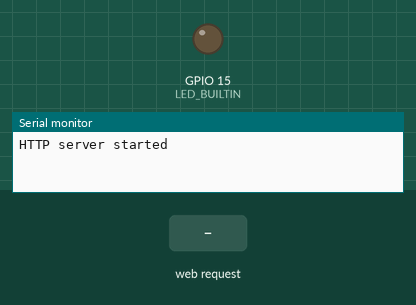
Recording of a sketch running on a simulated ESP32-S2. On the bench: output pins drawn as LEDs (lit = HIGH), the last lines printed to the serial monitor. The inputs (shaded band) are chosen by the test bench.

Above: at 2.4 s.
2.5 s: HTTP request GET /up received
At 3.7 s:
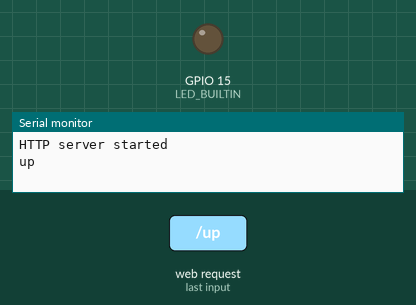
4.0 s: HTTP request GET /down received
At 5.0 s:
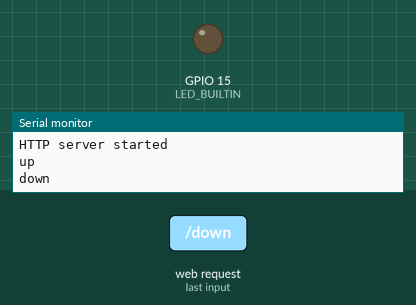
5.5 s: HTTP request GET /left received
At 6.2 s:
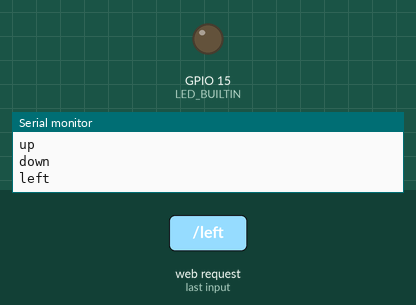
Timing chart, 0 to 8.5 s (numbered marks = the images above; inputs shaded):
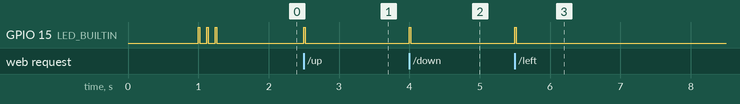

The sketch:

4_esp32s2_simple_wifi_webserver_accespoint.ino
```cpp
#include <WiFi.h>
#include <WebServer.h>

/* Put your SSID & Password */
const char* ssid = "Konsoleta";  // Enter SSID here
const char* password = "87654321";  //Enter Password here

/* Put IP Address details */
IPAddress local_ip(8,8,8,8);
IPAddress subnet(255,255,255,0);
WebServer server(80);

void setup() {
  WiFi.softAP(ssid);
  WiFi.softAPConfig(local_ip, local_ip, subnet);
  delay(1000);
  server.on("/up", handle_up_movement);
  server.on("/down", handle_down_movement);
  server.on("/left", handle_left_movement);
  server.on("/right", handle_right_movement);
  server.begin();
  Serial.println("HTTP server started");
  pinMode(LED_BUILTIN, OUTPUT);
  blink();
  delay(100);
  blink();
  delay(100);
  blink();
}
void loop() {
  server.handleClient();
}

void handle_up_movement() {
  Serial.println("up");
  server.send(200, "text/html", "up"); blink();
}

void handle_down_movement() {
  Serial.println("down");
  server.send(200, "text/html", "down"); blink();
}

void handle_left_movement() {
  Serial.println("left");
  server.send(200, "text/html", "left"); blink();
}

void handle_right_movement() {
  Serial.println("right");
  server.send(200, "text/html", "right"); blink();
}

void blink() {
  digitalWrite(LED_BUILTIN, HIGH);  // turn the LED on (HIGH is the voltage level)
  delay(20);                         // wait
  digitalWrite(LED_BUILTIN, LOW);   // turn the LED off by making the voltage LOW
}
```

Measured:
- after the input at 2.5 s, GPIO 15 (LED_BUILTIN): LOW → HIGH at once, → LOW 0.02 s later
- after the input at 4.0 s, GPIO 15 (LED_BUILTIN): LOW → HIGH at once, → LOW 0.02 s later
- after the input at 5.5 s, GPIO 15 (LED_BUILTIN): LOW → HIGH at once, → LOW 0.02 s later
